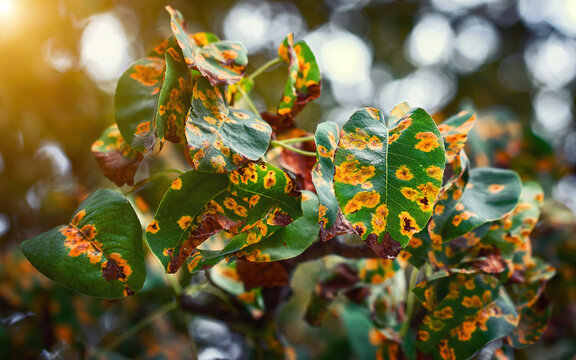
#> input picture home_page.jpeg, 576 x 360 px
$ python -i severity.py   (imports and definitions only)
#> lines starting #> are read from the running program, lines starting #| are printed output that depends on the picture; after the words box and inside, x2 and y2 are one past the last pixel; in counts of white or black regions, pixels touching at a corner belong together

import cv2
import numpy as np
from PIL import Image


def estimate_leaf_damage(image):
    """
    Experimental colour-based indicator.
    This does NOT measure confirmed disease severity.
    Input: a PIL Image.
    """
#> called with image = 'home_page.jpeg'

    if not isinstance(image, Image.Image):
        image = Image.open(image)
#> image is the input picture: PIL image 576x360 RGB; mean R, G, B 112.7, 104.6, 65.1

    rgb = np.array(image.convert("RGB"))

    # Convert RGB image to HSV colour space.
    hsv = cv2.cvtColor(rgb, cv2.COLOR_RGB2HSV)
#> hsv: shape (360, 576, 3); mean H, S, V 40.9, 139.2, 122

    # Approximate green-colour range.
    lower_green = np.array([25, 35, 25])
    upper_green = np.array([95, 255, 255])

    green_mask = cv2.inRange(
        hsv,
        lower_green,
        upper_green
    )
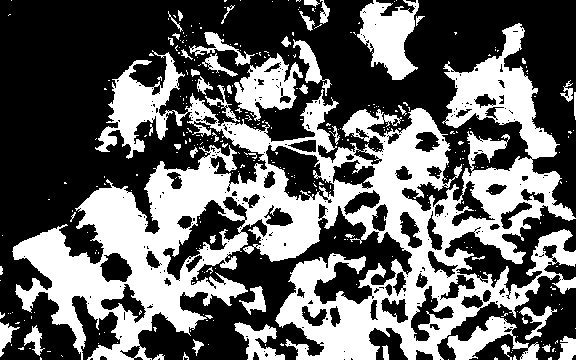
#> green_mask: shape (360, 576); 39.3% white; 344 white regions (295 under 20 px), largest, box (x1, y1, x2, y2) and area: (12, 23, 576, 360) 67932, (357, 0, 419, 80) 2949, (234, 53, 303, 121) 2320

    total_pixels = green_mask.size
#> total_pixels = 207360

    if total_pixels == 0:
        return {
            "percentage": 0.0,
            "label": "Unable to estimate"
        }

    green_pixels = cv2.countNonZero(green_mask)
#> green_pixels = 81493

    green_percentage = (
        green_pixels / total_pixels
    ) * 100
#> green_percentage = 39.3

    non_green_percentage = (
        100 - green_percentage
    )
#> non_green_percentage = 60.7

    return {
        "percentage": round(
            non_green_percentage, 1
        ),
        "label": (
            "Experimental non-green colour estimate; "
            "not a validated damage percentage."
        )
    }

>>> result = estimate_leaf_damage('home_page.jpeg')
#> result = 2 items
